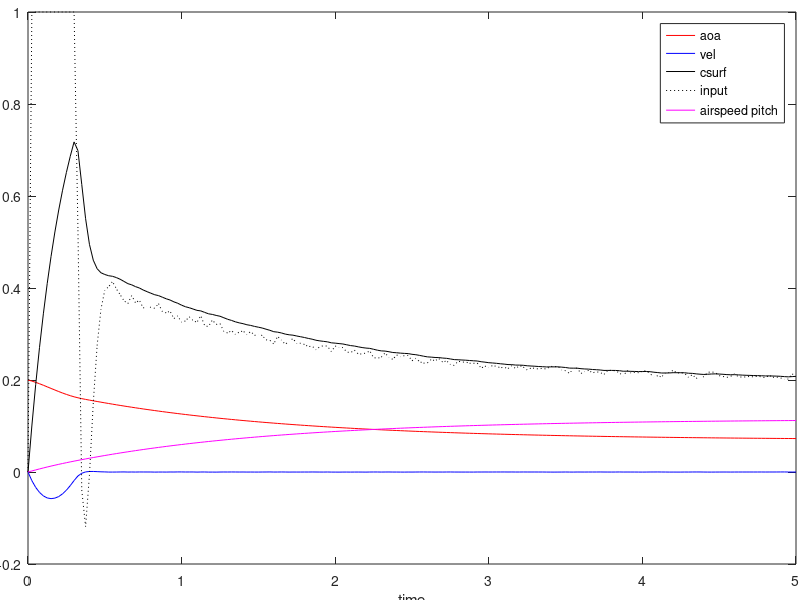

Write the MATLAB code that produced this figure.
%% initialize plane characteristics
moi = 100.0;
mass = 200.0;
g = 10.0;
gravity = mass * g;
density = 1.0;
airspd = 200.0;
dyn_pressure = density * airspd^2;

% Calculate lift coefficient
horizontal_flight_aoa = 0.07;
% Lift == gravity
% aoa * Cl == gravity
% Cl = gravity / aoa
Cl = gravity / horizontal_flight_aoa;

% set control lag factor
csurf_exp_factor = 0.25;

% linear control torques
sas_torque = 10.0;
engine_torque = 10.0;

% control and aoa aothority
k0 = 0.0;
k1 = -500.0;
k2 = 150.0;

% limits
max_aoa = 0.25;
max_v = 1.0;

dt = 0.025;
% model evolution law:
% x(i+1) = A * x(i) + B * u(i)
A = zeros(4);
B = zeros(4, 1);
% create transfer matrixes
A(1,1) = 1.0 - Cl * dt / mass / airspd;
A(1,2) = dt;
A(2,1) = k1 * dt / moi;
A(2,2) = 1.0;
A(2,3) = k2 * dt / moi;
A(2,4) = k0 * dt / moi;
A(3,3) = 1.0 - dt / csurf_exp_factor;
A(4,4) = 1.0;
B(2,1) = sas_torque * dt / moi + k2 * dt / moi * dt / csurf_exp_factor;
B(3,1) = dt / csurf_exp_factor;

% prepare performance matrixes
q_weights = [0.0, 10.0 / max_v^2, 0.0, 0.0];
C = diag(q_weights);
Q = C.' * C;
R = 0.01 * eye(1);
%% run simulation
init_aoa = 0.2;
init_ang_vel = 0.0;
init_csurf = 0.0;
init_pitch = 0.0;

x = zeros(4,1);     % current state-vector, zero it out
x(1) = init_aoa;
x(2) = init_ang_vel;
x(3) = init_csurf;
x(4) = 1.0;
cur_pitch = init_pitch;             % non-linear pitch angle
A(1,4) = g * cos(cur_pitch) * dt / airspd;

% user meta-variables
u = init_csurf;                     % current input vector
desired_v = 0.0;

simul_time = 5.0;
simul_length = int16(simul_time / dt);

% prepare output vectors
time = linspace(0.0, double(simul_length) * dt, simul_length + 1);
aoa = zeros(1, simul_length + 1);
aoa(1) = init_aoa;
ang_vel = zeros(1, simul_length + 1);
ang_vel(1) = init_ang_vel;
csurf = zeros(1, simul_length + 1);
csurf(1) = init_csurf;
input = zeros(1, simul_length + 1);
input(1) = u;
pitch = zeros(1, simul_length + 1);
pitch(1) = init_pitch;

% generate controller
p_iter = int16(30);
P = Q;
for i = 1:p_iter
    P = Q + A.' * P * A - A.' * P * B * inv(R + B.' * P * B) * B.' * P * A;
end
K = inv(R + B.' * P * B) * B.' * P * A;

% do simulate
for frame = 2:simul_length+1
    % noise
    k0_noise = (rand(1) - 0.5) * 0.01;
    k1_noise = (rand(1) - 0.5) * 5.0;
    k2_noise = (rand(1) - 0.5) * 3.0;
    % update transfer matrixes
    A(1,1) = 1.0 - Cl * dt / mass / airspd;
    A(1,2) = dt;
    A(1,4) = g * cos(cur_pitch) * dt / airspd;
    A(2,1) = (k1 + k1_noise) * dt / moi;
    A(2,2) = 1.0;
    A(2,3) = (k2 + k2_noise) * dt / moi;
    A(2,4) = (k0 + k0_noise) * dt / moi;
    A(3,3) = 1.0 - dt / csurf_exp_factor;
    A(4,4) = 1.0;
    B(2,1) = sas_torque * dt / moi + k2 * dt / moi * dt / csurf_exp_factor;
    B(3,1) = dt / csurf_exp_factor;
    
    % get delta state vector
    desired = [0.0; desired_v; 0.0; 1.0];
    x_error = desired - x;
    
    % do calculations
    u = - K * x;
    u = max(min(u, 1.0), -1.0);
    x = A * x + B * u;
    % nonlinear pitch transfer
    cur_pitch = cur_pitch + (Cl * x(1) / mass - g * cos(cur_pitch)) / airspd * dt;
    
    % write to outputs
    aoa(frame) = x(1);
    ang_vel(frame) = x(2);
    csurf(frame) = x(3);
    input(frame) = u;
    pitch(frame) = cur_pitch;
end

%% plot outputs
scrsz = get(0,'ScreenSize');
figure('Name','Pitch simulation',...
    'Position',[100 50 scrsz(3)*0.9 scrsz(4)*0.8])
plot(time, aoa, 'r');
hold on
plot(time, ang_vel, 'b');
plot(time, csurf, 'k');
plot(time, input, 'k:');
plot(time, pitch, 'm');
hold off;
xlabel('time')
legend('aoa', 'vel', 'csurf', 'input', 'airspeed pitch');
h = gca;
set(h, 'Position', [0.035 0.06 0.96 0.92]);